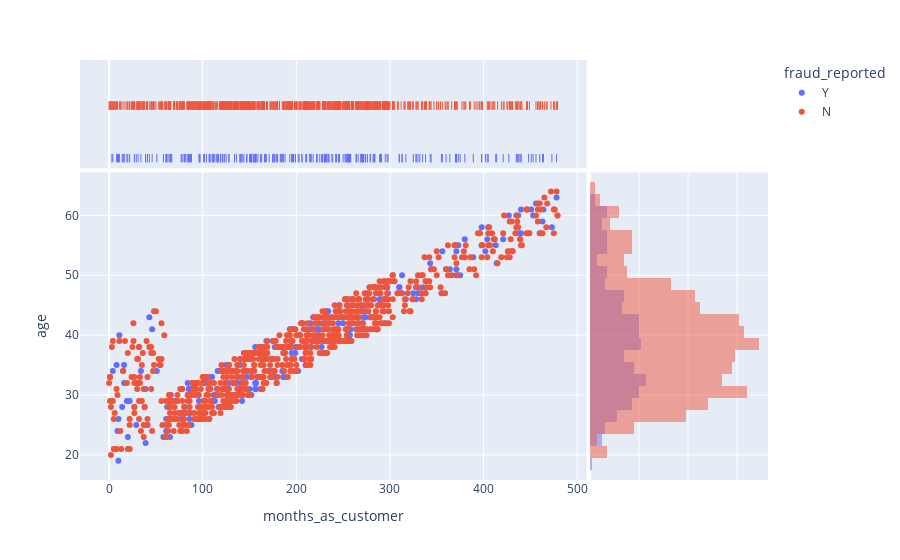

Notebook source saved alongside this figure:
### Markdown cell above
Data Visualization

### Code cell
# Let's start with some basic plots to analyze relationship between different features
fig = px.scatter(train, x = 'months_as_customer', y = 'age', color = 'fraud_reported', marginal_x = 'rug',
                 marginal_y = 'histogram')
fig.show()

### Figure 1 — Plotly figure (JSON) as saved in the notebook; plotly's stock layout.template omitted (floating-point values rounded to 4 significant figures; data arrays with more than 128 entries replaced by an {"elided": "..."} marker saying what was removed)
{"data": [{"hovertemplate": "fraud_reported=Y<br>months_as_customer=%{x}<br>age=%{y}<extra></extra>", "legendgroup": "Y", "marker": {"color": "#636efa", "symbol": "circle"}, "mode": "markers", "name": "Y", "showlegend": true, "type": "scatter", "x": {"elided": "247 int values"}, "xaxis": "x", "y": {"elided": "247 int values"}, "yaxis": "y"}, {"alignmentgroup": "True", "boxpoints": "all", "fillcolor": "rgba(255,255,255,0)", "hoveron": "points", "hovertemplate": "fraud_reported=Y<br>months_as_customer=%{x}<extra></extra>", "jitter": 0, "legendgroup": "Y", "line": {"color": "rgba(255,255,255,0)"}, "marker": {"color": "#636efa", "symbol": "line-ns-open"}, "name": "Y", "offsetgroup": "Y", "showlegend": false, "type": "box", "x": {"elided": "247 int values"}, "xaxis": "x3", "yaxis": "y3"}, {"alignmentgroup": "True", "bingroup": "y", "hovertemplate": "fraud_reported=Y<br>age=%{y}<br>count=%{x}<extra></extra>", "legendgroup": "Y", "marker": {"color": "#636efa"}, "name": "Y", "offsetgroup": "Y", "opacity": 0.5, "showlegend": false, "type": "histogram", "xaxis": "x2", "y": {"elided": "247 int values"}, "yaxis": "y2"}, {"hovertemplate": "fraud_reported=N<br>months_as_customer=%{x}<br>age=%{y}<extra></extra>", "legendgroup": "N", "marker": {"color": "#EF553B", "symbol": "circle"}, "mode": "markers", "name": "N", "showlegend": true, "type": "scatter", "x": {"elided": "753 int values"}, "xaxis": "x", "y": {"elided": "753 int values"}, "yaxis": "y"}, {"alignmentgroup": "True", "boxpoints": "all", "fillcolor": "rgba(255,255,255,0)", "hoveron": "points", "hovertemplate": "fraud_reported=N<br>months_as_customer=%{x}<extra></extra>", "jitter": 0, "legendgroup": "N", "line": {"color": "rgba(255,255,255,0)"}, "marker": {"color": "#EF553B", "symbol": "line-ns-open"}, "name": "N", "offsetgroup": "N", "showlegend": false, "type": "box", "x": {"elided": "753 int values"}, "xaxis": "x3", "yaxis": "y3"}, {"alignmentgroup": "True", "bingroup": "y", "hovertemplate": "fraud_reported=N<br>age=%{y}<br>count=%{x}<extra></extra>", "legendgroup": "N", "marker": {"color": "#EF553B"}, "name": "N", "offsetgroup": "N", "opacity": 0.5, "showlegend": false, "type": "histogram", "xaxis": "x2", "y": {"elided": "753 int values"}, "yaxis": "y2"}], "layout": {"barmode": "overlay", "legend": {"title": {"text": "fraud_reported"}, "tracegroupgap": 0}, "margin": {"t": 60}, "xaxis": {"anchor": "y", "domain": [0, 0.7363], "title": {"text": "months_as_customer"}}, "xaxis2": {"anchor": "y2", "domain": [0.7413, 1], "matches": "x2", "showgrid": true, "showline": false, "showticklabels": false, "ticks": ""}, "xaxis3": {"anchor": "y3", "domain": [0, 0.7363], "matches": "x", "showgrid": true, "showticklabels": false}, "xaxis4": {"anchor": "y4", "domain": [0.7413, 1], "matches": "x2", "showgrid": true, "showline": false, "showticklabels": false, "ticks": ""}, "yaxis": {"anchor": "x", "domain": [0, 0.7326], "title": {"text": "age"}}, "yaxis2": {"anchor": "x2", "domain": [0, 0.7326], "matches": "y", "showgrid": true, "showticklabels": false}, "yaxis3": {"anchor": "x3", "domain": [0.7426, 1], "matches": "y3", "showgrid": false, "showline": false, "showticklabels": false, "ticks": ""}, "yaxis4": {"anchor": "x4", "domain": [0.7426, 1], "matches": "y3", "showgrid": true, "showline": false, "showticklabels": false, "ticks": ""}}}
